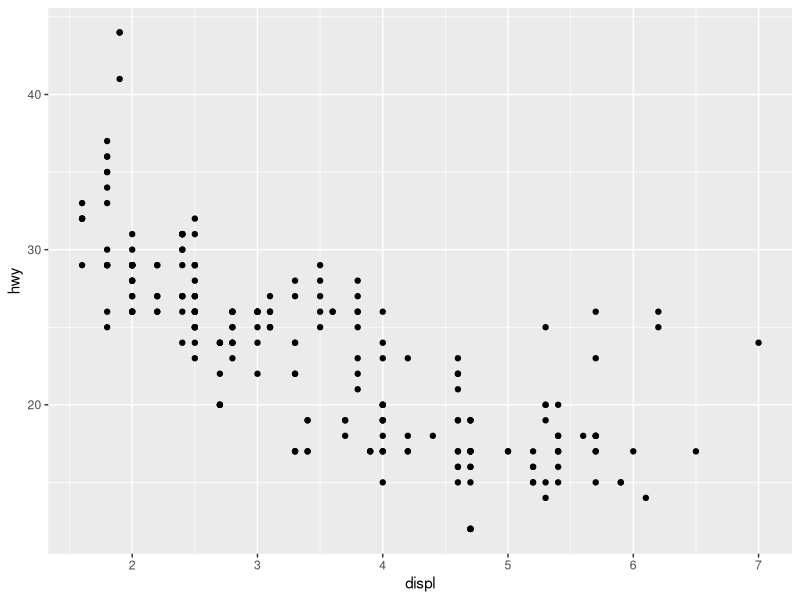
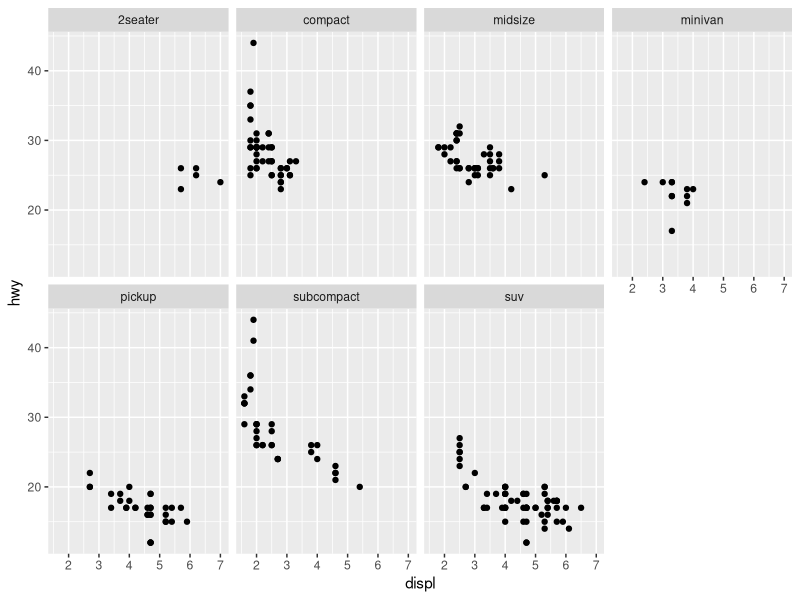
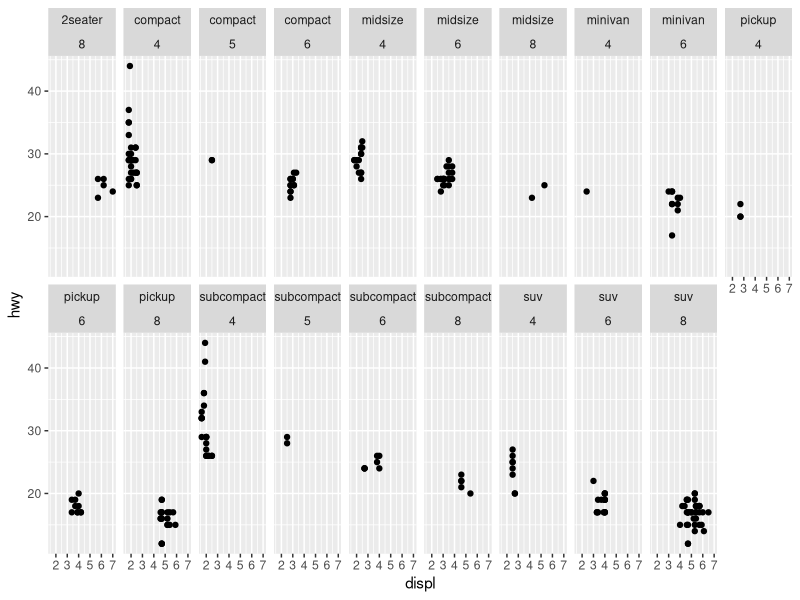

These figures' R source, in order:
## ---- chunk 1
library(tidyverse)
head(mpg)

## ---- chunk 2
c <- ggplot( data=mpg, mapping = aes( x=displ, y=hwy))

c+ geom_point()

## ---- chunk 3
c+ geom_point()+ facet_wrap(vars(class),nrow =2)
## ---- chunk 4
c+ geom_point()+ facet_wrap(vars(class,cyl),nrow =2)
